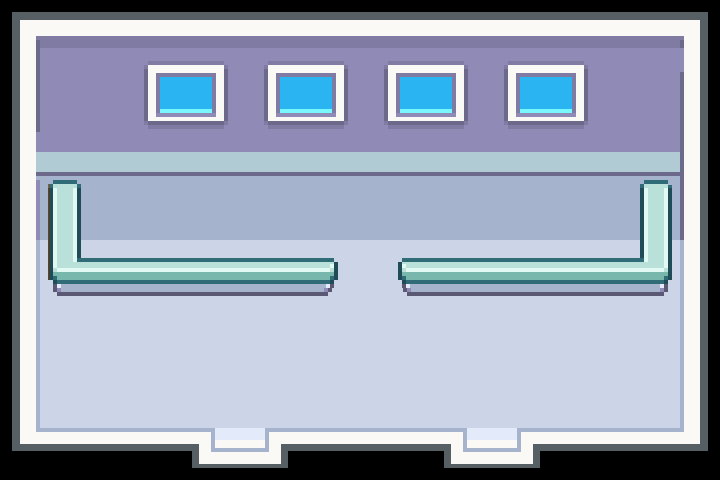

This is a level from a 2D game, rendered from its Tiled map with the project's own tilesets. A one-line summary and the map file follow, with tile-layer data summarised:
An orthogonal 60x40 tile map with 12x12 px tiles, 2 tile layers (Terrain, Flowers), 1 hidden layer not drawn and 14 objects (3x character, 2x player).

<map version="1.10" tiledversion="1.11.2" orientation="orthogonal" renderorder="right-down" width="60" height="40" tilewidth="12" tileheight="12" infinite="0" nextlayerid="10" nextobjectid="18">
 <tileset firstgid="1" source="../tilesets/hospital.tsx" />
 <objectgroup id="9" name="Water" visible="0" locked="1" />
 <layer id="1" name="Terrain" width="60" height="40" locked="1">
  <data>[2400 cells, 2400 non-empty, 347 distinct tile ids]</data>
 </layer>
 <layer id="2" name="Flowers" width="60" height="40">
  <data>[2400 cells, 450 non-empty, 216 distinct tile ids]</data>
 </layer>
 <objectgroup id="4" name="Entities">
  <object id="2" name="player" x="240.527" y="389.687">
   <properties>
    <property name="direction" value="up" />
    <property name="pos" value="leftdoor" />
   </properties>
   <point />
  </object>
  <object id="4" name="character" x="369.342" y="245.858">
   <properties>
    <property name="character_id" value="medic" />
    <property name="direction" value="down" />
    <property name="graphic" value="medic" />
    <property name="interaction" value="hospitalmenu" />
    <property name="radius" value="0" />
   </properties>
   <point />
  </object>
  <object id="5" name="character" x="97.3333" y="371.202">
   <properties>
    <property name="character_id" value="patient1" />
    <property name="direction" value="right" />
    <property name="graphic" value="patientone" />
    <property name="interaction" value="chat" />
    <property name="radius" value="0" />
   </properties>
   <point />
  </object>
  <object id="6" name="character" x="619.99" y="319.283">
   <properties>
    <property name="character_id" value="patient2" />
    <property name="direction" value="down" />
    <property name="graphic" value="patienttwo" />
    <property name="interaction" value="chat" />
    <property name="radius" value="0" />
   </properties>
   <point />
  </object>
  <object id="10" name="player" x="493.088" y="390.361">
   <properties>
    <property name="direction" value="up" />
    <property name="pos" value="rightdoor" />
   </properties>
   <point />
  </object>
 </objectgroup>
 <layer id="5" name="Terrain Top" width="60" height="40" visible="0" locked="1">
  <data>[2400 cells, 0 non-empty, 0 distinct tile ids]</data>
 </layer>
 <objectgroup id="3" name="Transition" locked="1">
  <object id="1" x="217.294" y="430.474" width="46.6667" height="17.3333">
   <properties>
    <property name="pos" value="hospitaloutsideleft" />
    <property name="target" value="world" />
   </properties>
  </object>
  <object id="9" x="465.694" y="432.594" width="51.3633" height="17.1211">
   <properties>
    <property name="pos" value="hospitaloutsideright" />
    <property name="target" value="world" />
   </properties>
  </object>
 </objectgroup>
 <objectgroup id="6" name="Collisions">
  <object id="11" x="276.221" y="404" width="180.342" height="28.5351" />
  <object id="12" x="39.9493" y="404" width="165.504" height="28.5352" />
  <object id="13" x="526.189" y="404" width="154.09" height="31.9595" />
  <object id="14" x="26.1009" y="174.635" width="15.9797" height="235.13" />
  <object id="15" x="678.865" y="175.777" width="14.8383" height="233.989" />
  <object id="16" x="55.2016" y="230" width="278.504" height="48" />
  <object id="17" x="399.493" y="230" width="264.807" height="48" />
 </objectgroup>
 <objectgroup id="7" name="Buildings" visible="0" locked="1" />
 <objectgroup id="8" name="Objects" visible="0" locked="1" />
</map>